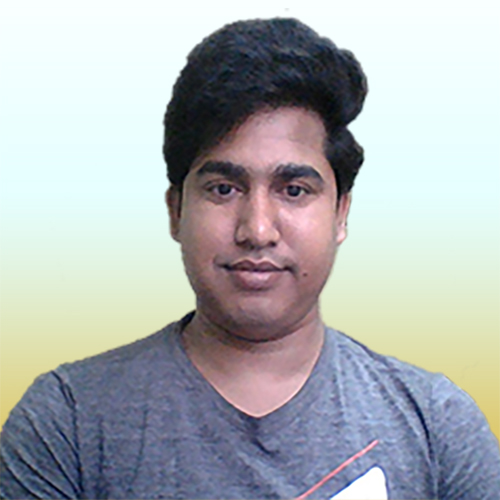
#> input picture simon.jpg, 500 x 500 px
$ python image_manipulation_with_pillow.py
#> lines starting #> are read from the running program, lines starting #| are printed output that depends on the picture
# -----------------------------------
# Practical Image Manipulation With Pillow
# -------------------------------------------
from PIL import Image

# open the image
myImage = Image.open('simon.jpg')
#> myImage is the input picture: PIL image 500x500 RGB; mean R, G, B 172.8, 177.2, 179.5

# show the image
myImage.show()

# crop image
box = (0, 0, 400, 400)
newImage = myImage.crop(box)
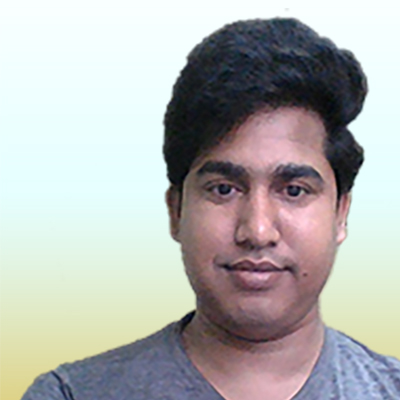
#> newImage: PIL image 400x400 RGB; mean R, G, B 178.1, 178.9, 176.9
newImage.show()
